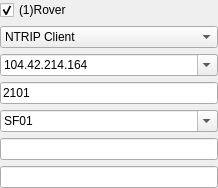
<?xml version="1.0" encoding="UTF-8"?>
<ui version="4.0">
 <class>SingleClientConfigUI</class>
 <widget class="QWidget" name="SingleClientConfigUI">
  <property name="geometry">
   <rect>
    <x>0</x>
    <y>0</y>
    <width>218</width>
    <height>172</height>
   </rect>
  </property>
  <property name="windowTitle">
   <string>SingleClientConfigUI</string>
  </property>
  <layout class="QVBoxLayout" name="verticalLayout">
   <property name="leftMargin">
    <number>0</number>
   </property>
   <property name="topMargin">
    <number>0</number>
   </property>
   <property name="rightMargin">
    <number>0</number>
   </property>
   <property name="bottomMargin">
    <number>0</number>
   </property>
   <item>
    <widget class="QCheckBox" name="m_checkBoxStream">
     <property name="text">
      <string>(1)Rover</string>
     </property>
     <property name="checked">
      <bool>true</bool>
     </property>
    </widget>
   </item>
   <item>
    <widget class="QComboBox" name="m_comboBoxType">
     <property name="editable">
      <bool>false</bool>
     </property>
     <item>
      <property name="text">
       <string>NTRIP Client</string>
      </property>
     </item>
    </widget>
   </item>
   <item>
    <widget class="QComboBox" name="m_comboBoxHost">
     <property name="editable">
      <bool>true</bool>
     </property>
     <item>
      <property name="text">
       <string>104.42.214.164</string>
      </property>
     </item>
    </widget>
   </item>
   <item>
    <widget class="QLineEdit" name="m_lineEditPort">
     <property name="text">
      <string>2101</string>
     </property>
    </widget>
   </item>
   <item>
    <widget class="QComboBox" name="m_comboBoxMountpoint">
     <property name="editable">
      <bool>true</bool>
     </property>
     <item>
      <property name="text">
       <string>SF01</string>
      </property>
     </item>
     <item>
      <property name="text">
       <string>SF02</string>
      </property>
     </item>
     <item>
      <property name="text">
       <string>SF03</string>
      </property>
     </item>
     <item>
      <property name="text">
       <string>WX03</string>
      </property>
     </item>
     <item>
      <property name="text">
       <string>WX04</string>
      </property>
     </item>
     <item>
      <property name="text">
       <string>CLK93</string>
      </property>
     </item>
     <item>
      <property name="text">
       <string>JPL_SSR</string>
      </property>
     </item>
     <item>
      <property name="text">
       <string>BRDC</string>
      </property>
     </item>
    </widget>
   </item>
   <item>
    <widget class="QLineEdit" name="m_lineEditUser"/>
   </item>
   <item>
    <widget class="QLineEdit" name="m_lineEditPassword"/>
   </item>
  </layout>
 </widget>
 <layoutdefault spacing="6" margin="11"/>
 <resources/>
 <connections/>
</ui>
